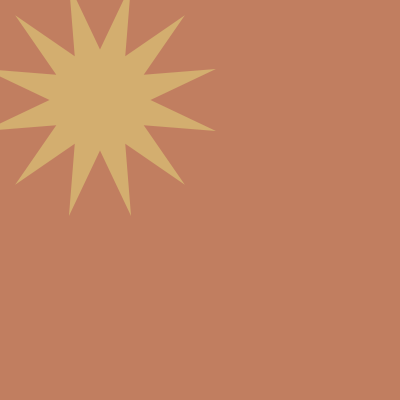
Frame 1 (no input)
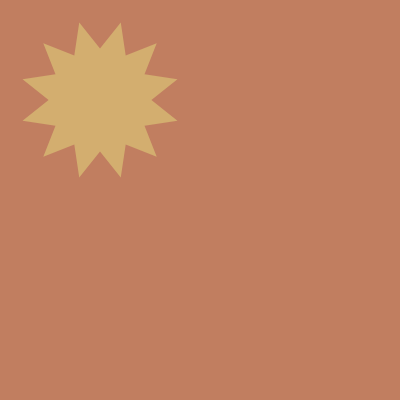
Frame 60 (no input)
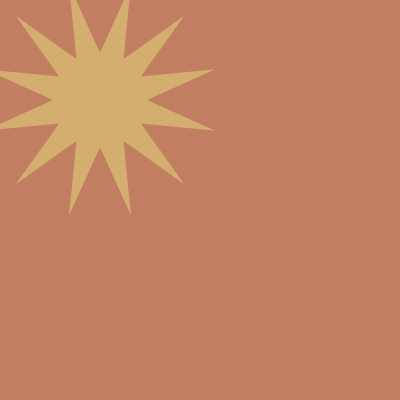
Frame 120 (the mouse pressed at the canvas centre since frame 60)

The p5.js sketch that drew these frames (run headless with seeded random() and noise() and a simulated clock; from frame 60 on, the mouse is pressed at the canvas centre):

// p5.js sketch
// ── sketch.js
let bg
let starFill

function setup() {
  createCanvas(400, 400)
  changeBGColor()
  starFill = randomColor() 
  fill(starFill)
  noStroke() 
  
  star = breathingStar(width/4, height/4, 50, 100, 12, 0.05)
}

function draw() {
  background(bg) 
  // Task 2: create an object, and an accompanying function, that allows for 
  //   "breathing a variable" (having it fluctuate within a given range by
  //   a given step). 
  // Alternate Task 2: implement breathing of the inner and outer radii
  //   through the use of trigonometric functions (like sin or cos). Remember 
  //   that these functions, by default, are in radians [0,TWO_PI]
  makeStar()
}


function makeStar() {
  growStar(star)
  showStar(star)
}

function breathingStar(mx, my, innerRadius, outerRadius, numSides, growSpeed){
  
  return{
    mx: mx,
    my: my, 
    innerRadius: innerRadius,
    outerRadius: outerRadius,
    numSides: numSides,
    growSpeed: growSpeed,
    ir: innerRadius,
    or: outerRadius,
    grows: 0,
  }
}

function growStar(s) {
  s.grows += s.growSpeed
  s.ir = s.innerRadius + 10 * sin(s.grows)
  s.or = s.outerRadius + 20 * cos(s.grows)
}

function showStar(s) {
  drawStar(s.mx, s.my, s.numSides, s.ir, s.or)
}


// Task 1: parameterize this function for inner and outer radii and number of sides
function drawStar( mx = width/2, my = height/2, numberOfSides = 7, ir = 50, or = 100 ) {
  let numberOfPoints = numberOfSides * 2
  let theta = 0
  let dt = TWO_PI/numberOfPoints

  beginShape()
  for( let i = 0; i < numberOfPoints; i++ ) {
    if( i % 2 === 0 ) {
      vertex( mx + ir*cos(theta + dt * i), my + ir*sin(theta + dt * i ) )
    } else {
      vertex( mx + or*cos(theta + dt * i), my + or*sin(theta + dt * i ) )
    }
  } 
  endShape()
}

function randomColor(avenues=true) {
  if( avenues ) {
    return color(randomAvenuesColor())
  } else {
    return color(random(255),random(255),random(255))
  }

}

function changeBGColor(avenues=true) {
  bg = randomColor(avenues)
}

function keyPressed() {
  if( key === 'b' ) {
    changeBGColor()
  }
}

// Hex Codes for the Official Avenues Colors 
const colors = { // const instead of let
  white: "#ffffff",
  black: "#000000",
  ash: "#B7B09C", 
  ochre: "#D3AE6F",
  indigo: "#3D68B2",
  moss: "#267355",
  pristineBlue: "#44C3D4",
  violet: "#9796C9",
  nimbus: "#CAC3BC",
  pistachio: "#C5D982",
  olive: "#8A916A",
  terracotta: "#C17E60",
  gold: "#F5CD64",
  clay: "#C3411E",
  grass: "#0D9A48",
  navy: "#273879"
}

function randomAvenuesColor() {
  return random(Object.values(colors))
}
